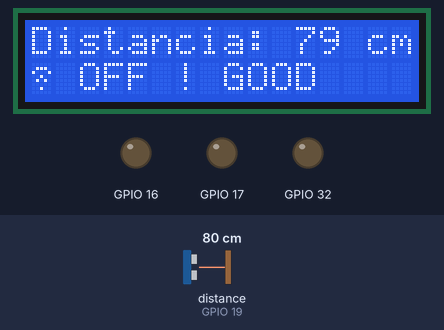
Bench run of a program on a simulated ESP32. On the bench: 16×2 character LCD, output pins drawn as LEDs (lit = HIGH). Wiring (inferred from the names in the program): ultrasonic range finder: trigger GPIO 18; echo GPIO 19. The test bench sets the inputs (shaded band); at power-on: distance to the obstacle (sensor on GPIO 19) 80 cm. The echo pulse lasts 58.3 µs per cm; WiFi joins after 1.5 s; servers stay silent unless stated; no MQTT or app messages arrive unless stated; pins used as bus, display or sensor lines are not drawn; what the program prints to the serial monitor is not drawn.

Above: at 1.2 s.
1.3 s: distance to the obstacle (sensor on GPIO 19) set to 2 cm
At 2.0 s:
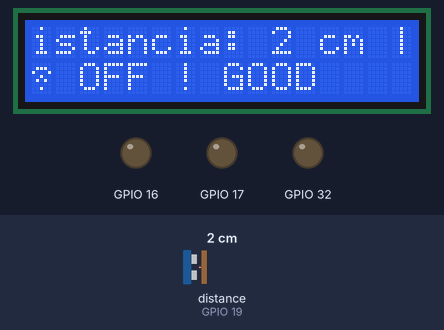
4.3 s: distance to the obstacle (sensor on GPIO 19) set to 120 cm
At 5.3 s:
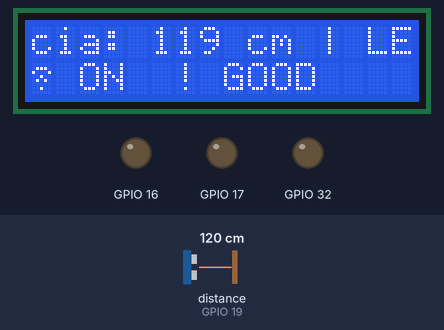
7.3 s: distance to the obstacle (sensor on GPIO 19) set to 4 cm
At 8.0 s:
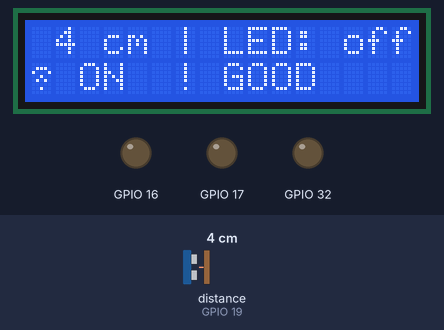
10.3 s: distance to the obstacle (sensor on GPIO 19) set to 18 cm
At 11.2 s:
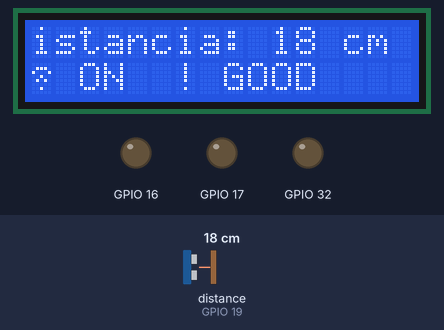
13.3 s: distance to the obstacle (sensor on GPIO 19) set to 9 cm
At 16.2 s:
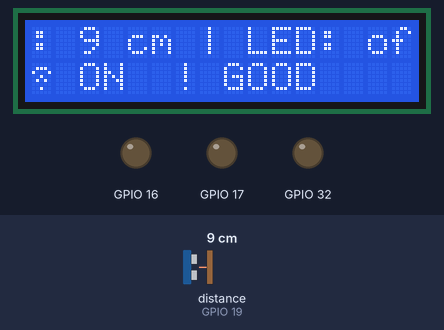
16.3 s: distance to the obstacle (sensor on GPIO 19) set to 250 cm
At 17.1 s:
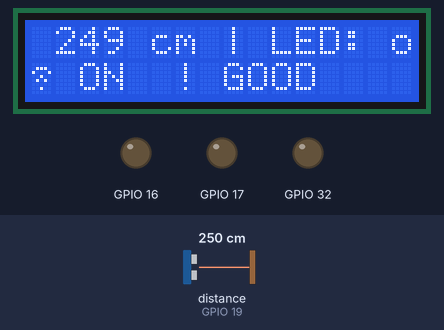
Timing chart, 0 to 19.3 s (numbered marks = the images above; inputs shaded):
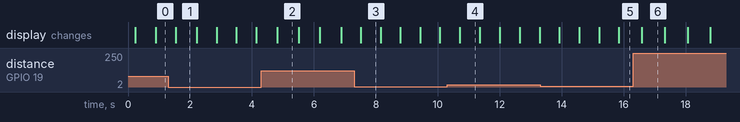

Measured:
- after the input at 1.3 s, the display: changes after 0.24 s (image 1)
- after the input at 4.3 s, the display: changes after 0.52 s (image 2)
- after the input at 10.3 s, the display: changes after 0.41 s (image 4)
- after the input at 16.3 s, the display: changes after 0.28 s (image 6)
- what the display in image 1 shows lasts 0.7 s, from 1.5 s to 2.2 s
- what the display in image 3 shows lasts 0.7 s, from 7.5 s to 8.2 s

The program:

main.cpp
```cpp
#include <Arduino.h>
#include "DisplayManager.h"
#include "LedManager.h"
#include "UltrasonicSensor.h"
#include "WiFiManager.h"
#include "AWSManager.h"

// ==== variables ====
unsigned long lastPublish = 0;
const int publishInterval = 5000; // 5 segundos

// ==== CONFIG ====
#define TRIG 18
#define ECHO 19

const char* ssid = "Redmi 10 2022";
const char* password = "ulnt0462";

String serie = "15";

// ==== AWS ====
const char* endpoint = "a3pyx84p269dfq-ats.iot.us-east-1.amazonaws.com";
AWSManager aws(endpoint, "thing_test");

// ==== OBJETOS ====
DisplayManager display(0x27, 16, 2);
LedManager leds(17, 16, 32);
UltrasonicSensor sensor(TRIG, ECHO);
WiFiManager wifi(ssid, password);

// ==== CONTROL EXTERNO (AWS luego) ====
//String ledCommand = "danger";  // <- esto luego vendrá del Shadow

void aplicarComando(String cmd) {

  if (cmd == "green") {
    leds.setState(GREEN);
    display.setAlerta("GOOD");

  } else if (cmd == "yellow") {
    leds.setState(YELLOW);
    display.setAlerta("GOOD");

  } else if (cmd == "red") {
    leds.setState(RED);
    display.setAlerta("GOOD");

  } else if (cmd == "danger") {
    leds.setState(DANGER);
    display.setAlerta("DANGER");

  } else {
    leds.setState(OFF);
    display.setAlerta("GOOD");
  }
}

void setup() {
  Serial.begin(115200);

  display.init(21, 22);
  leds.init();
  sensor.init();

  wifi.connect();

  aws.init();
}

void loop() {

  // ==== WIFI ====
  wifi.reconnect();
  display.setWifi(wifi.isConnected());

  // ==== SENSOR ====
  long distancia = sensor.medir();

  Serial.print("Distancia: ");
  Serial.println(distancia);

  // ==== AWS ====
  if (wifi.isConnected()) {
    aws.loop();  // 1. recibir comandos
  }

  // ==== LEDS ====
  aplicarComando(aws.ledCommand);  // 2. aplicar comando recibido
  leds.update();

  // ==== AWS (PUBLICAR DESPUÉS) ====
  if (wifi.isConnected()) {
    if (millis() - lastPublish > publishInterval) {
        aws.publishState(distancia, aws.ledCommand); // 3. publicar estado actualizado
        lastPublish = millis();
    }
  }

  // ==== DISPLAY ====
  String msg = "Distancia: " + String(distancia) + " cm | LED: " + aws.ledCommand;
  display.setMensaje(msg);
  display.update();

  delay(500);
}
```

device_cert.h
```cpp
// device_cert.h
#pragma once

const char* DEVICE_CERT = R"EOF(
-----BEGIN CERTIFICATE-----
MIIDWTCCAkGgAwIBAgIUcQNINYMauBWTk2TmEZ/uxAcufH0wDQYJKoZIhvcNAQEL
BQAwTTFLMEkGA1UECwxCQW1hem9uIFdlYiBTZXJ2aWNlcyBPPUFtYXpvbi5jb20g
SW5jLiBMPVNlYXR0bGUgU1Q9V2FzaGluZ3RvbiBDPVVTMB4XDTI2MDUwODIyMjIx
NloXDTQ5MTIzMTIzNTk1OVowHjEcMBoGA1UEAwwTQVdTIElvVCBDZXJ0aWZpY2F0
ZTCCASIwDQYJKoZIhvcNAQEBBQADggEPADCCAQoCggEBAK5dD4E86IvFZk6qKYHq
3jVlERRVgFwbDLuZbGSSJ6WRtyQ1iuDeT+93thfG61x5sYO3quLRW7lU8gB/SzuH
2l4ErfN+TqXA/3EjecKSoeN1DtnO3J0HN1liXcBmbvManD7GdAOhjzSPdpBG0rFZ
uOcO+rPS71qnIzhLams7c3gefyMue9ipZKHts4v9TXkgZB26lveLvbER1K9LnfXp
SG91xOxE8BmM/S4XsehItYQiT5xf/9q0BV641j7BlEjK4bk+SsKK8q9qfokt6FuA
OLm8fCvgHsq/tcjvct1RHa7gz74nW2ydUJcLH45DeimMepH2HNsvpBq4r9a7G2ss
w/8CAwEAAaNgMF4wHwYDVR0jBBgwFoAUr6gYhmsG4qQZpDogjK16y7XLTNkwHQYD
VR0OBBYEFBqLEpqZBu/wV5WTuMDmWN5dD6aMMAwGA1UdEwEB/wQCMAAwDgYDVR0P
AQH/BAQDAgeAMA0GCSqGSIb3DQEBCwUAA4IBAQBA23bw/tqbFmaPuPXWzgukBZno
UopLswwBy8q4/582FoUSue19ddLSm+2Afx1WKV7BPyqNSet0sf6sMfAB1K/ypPMr
neKJcEO3znbuxoTFnhL2wyIYupSH50pWybshk3qKLlIRWkr/PDDadcR6wFjK79t6
Z95SCi7fB7dtKH2UEh3To1iiVA8IkHeY94sHEf8w4/NivM4C3XTPHAPxVwN+vQpB
72lkirXIhTxebTMH/UHi5QeA0EBal41RDyM37o7Bt5UX1ajwFloIXyQNKSc7h6kK
dEfc4l0M0TWUrdV7vquOzjdiyAbZnTOT9BBtS0Xw12MIA4oHy74vfENoTXfn
-----END CERTIFICATE-----

)EOF";
```

root_ca.h
```cpp
// root_ca.h
#pragma once

const char* AWS_ROOT_CA = R"EOF(
-----BEGIN CERTIFICATE-----
MIIDQTCCAimgAwIBAgITBmyfz5m/jAo54vB4ikPmljZbyjANBgkqhkiG9w0BAQsF
ADA5MQswCQYDVQQGEwJVUzEPMA0GA1UEChMGQW1hem9uMRkwFwYDVQQDExBBbWF6
b24gUm9vdCBDQSAxMB4XDTE1MDUyNjAwMDAwMFoXDTM4MDExNzAwMDAwMFowOTEL
MAkGA1UEBhMCVVMxDzANBgNVBAoTBkFtYXpvbjEZMBcGA1UEAxMQQW1hem9uIFJv
b3QgQ0EgMTCCASIwDQYJKoZIhvcNAQEBBQADggEPADCCAQoCggEBALJ4gHHKeNXj
ca9HgFB0fW7Y14h29Jlo91ghYPl0hAEvrAIthtOgQ3pOsqTQNroBvo3bSMgHFzZM
9O6II8c+6zf1tRn4SWiw3te5djgdYZ6k/oI2peVKVuRF4fn9tBb6dNqcmzU5L/qw
IFAGbHrQgLKm+a/sRxmPUDgH3KKHOVj4utWp+UhnMJbulHheb4mjUcAwhmahRWa6
VOujw5H5SNz/0egwLX0tdHA114gk957EWW67c4cX8jJGKLhD+rcdqsq08p8kDi1L
93FcXmn/6pUCyziKrlA4b9v7LWIbxcceVOF34GfID5yHI9Y/QCB/IIDEgEw+OyQm
jgSubJrIqg0CAwEAAaNCMEAwDwYDVR0TAQH/BAUwAwEB/zAOBgNVHQ8BAf8EBAMC
AYYwHQYDVR0OBBYEFIQYzIU07LwMlJQuCFmcx7IQTgoIMA0GCSqGSIb3DQEBCwUA
A4IBAQCY8jdaQZChGsV2USggNiMOruYou6r4lK5IpDB/G/wkjUu0yKGX9rbxenDI
U5PMCCjjmCXPI6T53iHTfIUJrU6adTrCC2qJeHZERxhlbI1Bjjt/msv0tadQ1wUs
N+gDS63pYaACbvXy8MWy7Vu33PqUXHeeE6V/Uq2V8viTO96LXFvKWlJbYK8U90vv
o/ufQJVtMVT8QtPHRh8jrdkPSHCa2XV4cdFyQzR1bldZwgJcJmApzyMZFo6IQ6XU
5MsI+yMRQ+hDKXJioaldXgjUkK642M4UwtBV8ob2xJNDd2ZhwLnoQdeXeGADbkpy
rqXRfboQnoZsG4q5WTP468SQvvG5
-----END CERTIFICATE-----
)EOF";
```

AWSManager.cpp
```cpp
#include "AWSManager.h"
#include <ArduinoJson.h>
#include "certs/root_ca.h"
#include "certs/device_cert.h"
#include "certs/private_key.h"

static AWSManager* instance = nullptr;

AWSManager::AWSManager(const char* endpoint, const char* thingName)
    : client(net), endpoint(endpoint), thingName(thingName) {
    instance = this;
    ledCommand = "off";
}

void AWSManager::init() {
    //net.setInsecure(); // luego usamos certificados reales
    net.setCACert(AWS_ROOT_CA);
    net.setCertificate(DEVICE_CERT);
    net.setPrivateKey(PRIVATE_KEY);
    client.setServer(endpoint, 8883);
    client.setCallback(callbackStatic);
}

void AWSManager::callbackStatic(char* topic, byte* payload, unsigned int length) {
    if (instance) {
        instance->callback(topic, payload, length);
    }
}

void AWSManager::callback(char* topic, byte* payload, unsigned int length) {

    StaticJsonDocument<200> doc;
    deserializeJson(doc, payload, length);

    // IMPORTANTE: leer delta correctamente
    if (doc["state"]["led"]) {
        ledCommand = (const char*)doc["state"]["led"];

        Serial.print("Nuevo comando recibido: ");
        Serial.println(ledCommand);
    }
}

void AWSManager::connect() {
    if (client.connected()) return;

    if (client.connect("ESP32Client")) {
        client.subscribe("$aws/things/thing_test/shadow/update/delta");
    }
}

void AWSManager::loop() {
    if (!client.connected()) {
        connect();
    }
    client.loop();
}

void AWSManager::publishState(long distancia, String led) {

    StaticJsonDocument<200> doc;

    doc["state"]["reported"]["distancia"] = distancia;
    doc["state"]["reported"]["led"] = led;
    //doc["state"]["reported"]["serie"] = serie;

    char buffer[256];
    serializeJson(doc, buffer);

    client.publish("$aws/things/thing_test/shadow/update", buffer);
}
```

AWSManager.h
```cpp
#pragma once
#include <WiFiClientSecure.h>
#include <PubSubClient.h>

class AWSManager {
private:
    WiFiClientSecure net;
    PubSubClient client;

    const char* endpoint;
    const char* thingName;

    static void callbackStatic(char* topic, byte* payload, unsigned int length);
    void callback(char* topic, byte* payload, unsigned int length);

public:
    AWSManager(const char* endpoint, const char* thingName);

    void init();
    void connect();
    void loop();

    void publishState(long distancia, String led);

    String ledCommand;
};

/*
Device Shadow state
{
  "state": {
    "desired": {
      "led": "off"
    },
    "reported": {
      "distancia": 22,
      "led": "off"
    }
  }
}
Device Shadow metadata
{
  "metadata": {
    "desired": {
      "led": {
        "timestamp": 1777871239
      }
    },
    "reported": {
      "distancia": {
        "timestamp": 1777871364
      },
      "led": {
        "timestamp": 1777871364
      }
    }
  }
}

topic para publicar en mqtt test client

Topic name
$aws/things/thing_test/shadow/update

Message payload
{
  "state": {
    "desired": {
      "led": "off"
    }
  }
}

topic para suscribirse y ver el intercambio de mensajes

$aws/things/thing_test/shadow/#

las claves para que el esp32 se conecte a IoT core estan en:

ESP32_SMART_OBJECT/include/certs/

device_cert.h
private_key.h
root_ca.h

*/
```

DisplayManager.cpp
```cpp
#include "DisplayManager.h"
#include <Wire.h>

DisplayManager::DisplayManager(uint8_t address, uint8_t cols, uint8_t rows)
  : lcd(address, cols, rows) {
  posicion = 0;
  lastScroll = 0;
  scrollDelay = 300;
  wifiConectado = false;
  estadoAlerta = "GOOD";
}

void DisplayManager::init(uint8_t sda, uint8_t scl) {
  Wire.begin(sda, scl);
  lcd.init();
  lcd.backlight();

  // Icono WiFi
  byte wifiIcon[8] = {
    B00000,
    B01110,
    B10001,
    B00100,
    B01010,
    B00000,
    B00100,
    B00000
  };

  // Icono alerta
  byte alertIcon[8] = {
    B00100,
    B00100,
    B00100,
    B00100,
    B00100,
    B00000,
    B00100,
    B00000
  };

  lcd.createChar(0, wifiIcon);
  lcd.createChar(1, alertIcon);
}

void DisplayManager::setMensaje(String msg) {
  mensaje = msg + "   ";
}

void DisplayManager::setWifi(bool estado) {
  wifiConectado = estado;
}

void DisplayManager::setAlerta(String estado) {
  estadoAlerta = estado;
}

void DisplayManager::update() {
  scrollTexto();
  mostrarEstado();
}

void DisplayManager::scrollTexto() {
  if (millis() - lastScroll > scrollDelay) {
    lastScroll = millis();

    lcd.setCursor(0, 0);

    String visible = mensaje.substring(posicion, posicion + 16);
    lcd.print(visible);

    posicion++;
    if (posicion > mensaje.length() - 16) {
      posicion = 0;
    }
  }
}

void DisplayManager::mostrarEstado() {
  lcd.setCursor(0, 1);

  lcd.write(byte(0)); // WiFi icono
  if (wifiConectado) {
    lcd.print(" ON ");
  } else {
    lcd.print(" OFF");
  }

  lcd.print(" ");

  lcd.write(byte(1)); // alerta icono
  lcd.print(" ");
  lcd.print(estadoAlerta);
}
```

DisplayManager.h
```cpp
#ifndef DISPLAY_MANAGER_H
#define DISPLAY_MANAGER_H

#include <Arduino.h>
#include <LiquidCrystal_I2C.h>

class DisplayManager {
  private:
    LiquidCrystal_I2C lcd;

    String mensaje;
    int posicion;
    unsigned long lastScroll;
    int scrollDelay;

    bool wifiConectado;
    String estadoAlerta;

    void scrollTexto();
    void mostrarEstado();

  public:
    DisplayManager(uint8_t address, uint8_t cols, uint8_t rows);

    void init(uint8_t sda, uint8_t scl);
    void setMensaje(String msg);
    void setWifi(bool estado);
    void setAlerta(String estado);

    void update();
};

#endif
```

LedManager.cpp
```cpp
#include "LedManager.h"

LedManager::LedManager(int g, int y, int r) {
  pinGreen = g;
  pinYellow = y;
  pinRed = r;

  currentState = OFF;
  lastBlink = 0;
  blinkState = false;
  blinkInterval = 300;
}

void LedManager::init() {
  pinMode(pinGreen, OUTPUT);
  pinMode(pinYellow, OUTPUT);
  pinMode(pinRed, OUTPUT);

  applyState();
}

void LedManager::setState(LedState state) {
  currentState = state;
}

void LedManager::update() {
  if (currentState == DANGER) {
    if (millis() - lastBlink > blinkInterval) {
      lastBlink = millis();
      blinkState = !blinkState;

      digitalWrite(pinGreen, blinkState);
      digitalWrite(pinYellow, blinkState);
      digitalWrite(pinRed, blinkState);

    }
  } else {
    applyState();
  }
}

void LedManager::applyState() {
  digitalWrite(pinGreen, LOW);
  digitalWrite(pinYellow, LOW);
  digitalWrite(pinRed, LOW);

  switch (currentState) {
    case GREEN:
      digitalWrite(pinGreen, HIGH);
      break;

    case YELLOW:
      digitalWrite(pinYellow, HIGH);
      break;

    case RED:
      digitalWrite(pinRed, HIGH);
      break;

    case OFF:
      // todos apagados
      digitalWrite(pinGreen, LOW);
      digitalWrite(pinYellow, LOW);
      digitalWrite(pinRed, LOW);
      break;

    default:
      break;
  }
}
```

LedManager.h
```cpp
#ifndef LED_MANAGER_H
#define LED_MANAGER_H

#include <Arduino.h>
enum LedState {
  GREEN,
  YELLOW,
  RED,
  DANGER,
  OFF
};

class LedManager {
  private:
    int pinGreen;
    int pinYellow;
    int pinRed;

    LedState currentState;

    unsigned long lastBlink;
    bool blinkState;
    int blinkInterval;

    void applyState();

  public:
    LedManager(int g, int y, int r);

    void init();
    void setState(LedState state);
    void update();
};

#endif
```

UltrasonicSensor.cpp
```cpp
#include "UltrasonicSensor.h"

UltrasonicSensor::UltrasonicSensor(int trig, int echo)
    : trigPin(trig), echoPin(echo) {}

void UltrasonicSensor::init() {
    pinMode(trigPin, OUTPUT);
    pinMode(echoPin, INPUT);
}

// Medición simple (básica)
float UltrasonicSensor::medirSimple() {
    digitalWrite(trigPin, LOW);
    delayMicroseconds(3);

    digitalWrite(trigPin, HIGH);
    delayMicroseconds(10);
    digitalWrite(trigPin, LOW);

    long duracion = pulseIn(echoPin, HIGH, 30000);

    if (duracion == 0) return -1;

    float distancia = (duracion * 0.0343) / 2;
    return distancia;
}

// Ordenamiento (bubble sort)
void UltrasonicSensor::ordenar(float arr[], int n) {
    for (int i = 0; i < n - 1; i++) {
        for (int j = 0; j < n - i - 1; j++) {
            if (arr[j] > arr[j + 1]) {
                float temp = arr[j];
                arr[j] = arr[j + 1];
                arr[j + 1] = temp;
            }
        }
    }
}

// Medición robusta (MEJORADA)
long UltrasonicSensor::medir() {

    const int muestras = 7;
    float valores[muestras];
    int validas = 0;

    for (int i = 0; i < muestras; i++) {

        float d = medirSimple();

        if (d > 0 && d < 400) {
            valores[validas++] = d;
        }

        delay(15);
    }

    if (validas == 0) return -1;

    ordenar(valores, validas);

    float mediana = valores[validas / 2];

    return (long)mediana;
}
```

UltrasonicSensor.h
```cpp
#pragma once
#include <Arduino.h>

class UltrasonicSensor {
private:
    int trigPin;
    int echoPin;

    float medirSimple();
    void ordenar(float arr[], int n);

public:
    UltrasonicSensor(int trig, int echo);
    void init();
    long medir(); // ahora usa mediana
};
```

WiFiManager.cpp
```cpp
#include "WiFiManager.h"

WiFiManager::WiFiManager(const char* ssid, const char* password)
    : ssid(ssid), password(password) {}

/* void WiFiManager::connect() {
    WiFi.begin(ssid, password);
    Serial.print("Conectando WiFi");

    while (WiFi.status() != WL_CONNECTED) {
        delay(500);
        Serial.print(".");
    }

    Serial.println("\nWiFi conectado");
} */

void WiFiManager::connect() {
    WiFi.begin(ssid, password);
    Serial.println("Intentando conectar WiFi...");
}

/* void WiFiManager::reconnect() {
    if (WiFi.status() != WL_CONNECTED) {
        Serial.println("Reconectando WiFi...");
        connect();
    }
} */

void WiFiManager::reconnect() {
    static unsigned long lastAttempt = 0;

    if (WiFi.status() == WL_CONNECTED) return;

    if (millis() - lastAttempt > 5000) {
        Serial.println("Reintentando WiFi...");
        WiFi.begin(ssid, password);
        lastAttempt = millis();
    }
}

bool WiFiManager::isConnected() {
    return WiFi.status() == WL_CONNECTED;
}
```

WiFiManager.h
```cpp
#pragma once
#include <WiFi.h>

class WiFiManager {
private:
    const char* ssid;
    const char* password;

public:
    WiFiManager(const char* ssid, const char* password);

    void connect();
    void reconnect();
    bool isConnected();
};
```

private_key.h
```cpp
// private_key.h
#pragma once

const char* PRIVATE_KEY = R"EOF(
-----BEGIN RSA PRIVATE KEY-----
MIIEpAIBAAKCAQEArl0PgTzoi8VmTqopgereNWURFFWAXBsMu5lsZJInpZG3JDWK
4N5P73e2F8brXHmxg7eq4tFbuVTyAH9LO4faXgSt835OpcD/cSN5wpKh43UO2c7c
nQc3WWJdwGZu8xqcPsZ0A6GPNI92kEbSsVm45w76s9LvWqcjOEtqaztzeB5/Iy57
2Klkoe2zi/1NeSBkHbqW94u9sRHUr0ud9elIb3XE7ETwGYz9Lhex6Ei1hCJPnF//
2rQFXrjWPsGUSMrhuT5Kworyr2p+iS3oW4A4ubx8K+Aeyr+1yO9y3VEdruDPvidb
bJ1QlwsfjkN6KYx6kfYc2y+kGriv1rsbayzD/wIDAQABAoIBAHAgJ/hT0rcPGds8
UbTZ9Esh0vnggcq5GlcJMkr6McSnD76ZL9WrIHw93zsrD+9H0n+BfMKfHvzvQzBO
q3J8yk/rcnFCqBCvK5T12zbkVHaQsBwgin3wRgeU2fT/6hkq4476z2AGZLDIENZ2
tMaXi/AKEe3Rl1oUYPGyjZynfnmfEmGKBni0236wdYeYwyS5pNcT18BAEamvd3nY
+kVyqqwkpKfqtXyJNSz1dnOzxISzw9woZWmENAqwqGP/10fRGrTDJQcGAK4bwUa+
K3PQK3Yx5lL20qYeT3z0lGy0Ui7oMUSW0NjjN2ZqfgZasoa5hU4y/YnJGeE80pD3
l+sDFwECgYEA4+C+FqiY18cvgU3FjrXs3n/WFp7P+lhFS2pgDplrc5FSW0Cmlwwj
Sw4qsXxyXEjRGcQ2iRHIL/TNPeROY7pK9ziy1Glfq2vpByun7lemFuBj3sfefuZC
t9IsZPGPhcvkEc27XyVh6ZWXoIzAS7vO6wvnImATwaX/H3bWqSaygSsCgYEAw+Go
t5a57YmdB1VDJf6BzKigxEIKYO5FbypiZil8LbUH5yoRPi8Meskqy0ysmpbq6fBi
mj9vcczU7la06094IB2eKR4Cmx07+o60hH/k090OMB5vanTPeQk0FCIhPFBDfuHL
S+EPX4+IRJbXZEN8kHLcj/rG6vIoPa3HCnO+Fn0CgYEAjUm5Ul8ydQdBAxDvXq6Z
sNLeMKRDG1tDi6Dm8eZZ4wvFXmLVZ23VLCIagnVAistzKmCn15C46FMGNkup9td4
x5PV/TFgae68Sv/cXUDm7+Qsx+Jwp4mo8ERV1jiX3kMuo4NFm5aYALYJjzf1un81
qjJ1GrErTrPXXPDX44TkxIUCgYEAmql4b8zg7T80729Q35T+o7uZhJyoWTSJOmb6
3rNuyyAfJ1S93J2FewWPdooJ1t3GigQ1tpjTw8T5c16e5xUOQj1gfhKl+BezHfjD
a8MXyHjIFRJS4nlsv6KWrjbsixTM1kguHrGLU+aer5lyZEYs+ljW8hAOM8AUKe8m
M4iD1HkCgYAkupxINsCNp3d2GfzGRA9xdTX7tG7tQevkj+g5wy+pbz+Ij4kf6OBw
6LSXjenWYA+G5JJhAFfN+RBIesEJRa2hjoFIyI0k63/RRunUHh6aTxAlXEmX9RPT
tyFMwIHjq+XmWricaEjG+10ilbjJ6zMJJglhhhz420iHK/V8lF+BMg==
-----END RSA PRIVATE KEY-----
)EOF";
```
